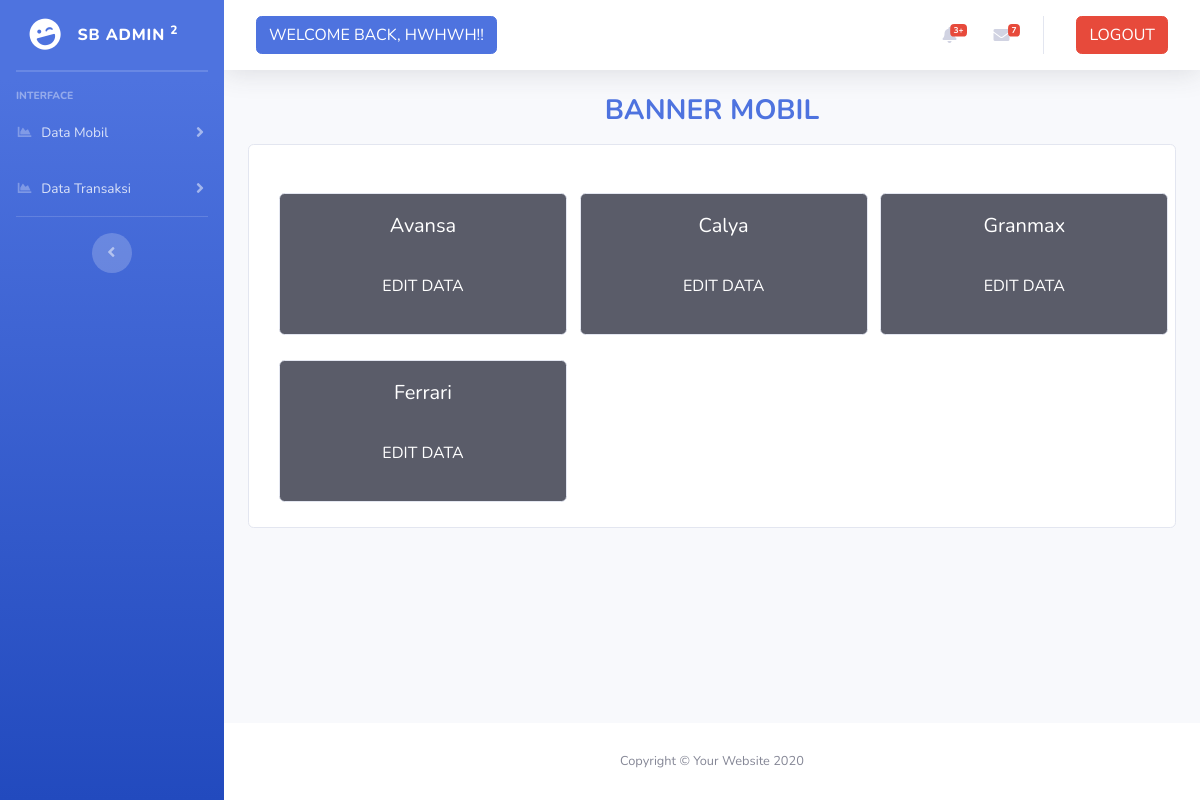
Before: /admin/banner_mobil.php (signed in) with the older database file.
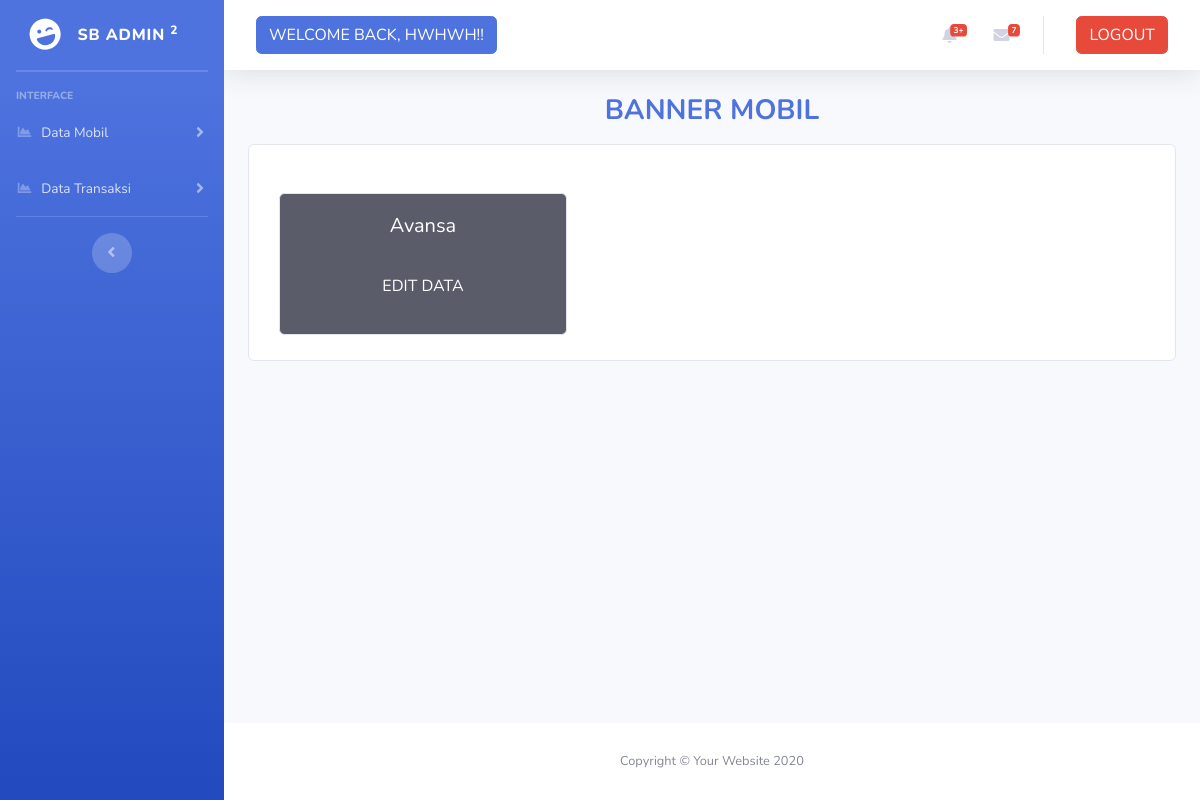
After: the same page with the newer database file.
### tables this page shows
CREATE TABLE `mobil_data` (
  `id_mobil` int(11) NOT NULL,
  `car_name` varchar(30) NOT NULL,
  `license_number` varchar(15) NOT NULL,
  `rental_price` int(11) NOT NULL,
  `type_car` varchar(15) NOT NULL,
  `status` varchar(10) NOT NULL,
  `description` text NOT NULL DEFAULT 'The Description Must Good!',
  `car_img` varchar(100) NOT NULL DEFAULT 'The char from image must bu less than 100 char!!'
);

### admin/auth.php (called while the page is built, shortened)
<?php
$connect = new mysqli('localhost', 'root', '', 'car_rent');
function query($query)
{
  global $connect;
  $result   = mysqli_query($connect, $query);
  $rows     = [];
  while ($row = mysqli_fetch_assoc($result)) {
    $rows[] = $row;
  }
  return $rows;
}

### admin/banner_mobil.php (the view, shortened to what this page needs)
<?php
  $sql = query('SELECT `id_mobil`,
                       `car_name`,
                       `description`,
                       `car_img`
                FROM `mobil_data`');
?>
<?php include 'template/header.php'; ?>
<body id="page-top">
  <div id="wrapper">
    <?php include 'template/sidebar.php'; ?>
    <div id="content-wrapper" class="d-flex flex-column">
      <div id="content">
        <?php include 'template/navbar.php'; ?>
        <div class="container">
          <div class="text-center">
            <h3 class="text-primary"><b>BANNER MOBIL</b></h3>
          </div>
        </div>
        <div class="container mt-3">
          <div class="card">
            <div class="card-body">
              <div class="row p-1">
                <?php
                  foreach ($sql as $data) {
                    $debug = implode(",", $data);
                    ?>
                      <div class="col-md-4">
                        <button style="background:transparent; border:none; color:transparent;" name="editBanner" id="editBanner" class="text-center openEditDialog pt-4" data-toggle="modal" data-target="#modal1" data-id="<?php echo $debug ?>">
                          <div class="card bg-dark text-white" style="width: 18rem;">
                            <div class="card-body">
                              <h5 class="card-title text-center"><?php echo $data['car_name']; ?></h5>
                              <p class="pt-4 text-center">EDIT DATA</p>
                            </div>
                          </div>
                        </button>
                      </div>
                    <?php
                  }
                ?>
              </div>
            </div>
          </div>
        </div>
      </div>
      <?php include 'template/footer.php'; ?>
</body>

### admin/template/header.php (shortened to what this page needs)
<!DOCTYPE html>
<html lang="en">
<head>
    <link href="html/vendor/fontawesome-free/css/all.min.css" rel="stylesheet" type="text/css">
    <link href="html/css/sb-admin-2.min.css" rel="stylesheet">
</head>

### admin/template/sidebar.php (shortened to what this page needs)
<ul class="navbar-nav bg-gradient-primary sidebar sidebar-dark accordion" id="accordionSidebar">
    <a class="sidebar-brand d-flex align-items-center justify-content-center" href="dashboard.php">
        <div class="sidebar-brand-icon rotate-n-15">
            <i class="fas fa-laugh-wink"></i>
        </div>
        <div class="sidebar-brand-text mx-3">SB Admin <sup>2</sup></div>
    </a>
    <hr class="sidebar-divider my-0">
    <hr class="sidebar-divider">
    <div class="sidebar-heading">
        Interface
    </div>
    <li class="nav-item">
        <a class="nav-link collapsed" href="#" data-toggle="collapse" data-target="#collapseOne" aria-expanded="true" aria-controls="collapseTwo">
            <i class="fas fa-fw fa-chart-area"></i>
            <span>Data Mobil</span>
        </a>
    </li>
    <li class="nav-item">
        <a class="nav-link collapsed" href="#" data-toggle="collapse" data-target="#collapseTwo" aria-expanded="true" aria-controls="collapseTwo">
            <i class="fas fa-fw fa-chart-area"></i>
            <span>Data Transaksi</span>
        </a>
    </li>
    <hr class="sidebar-divider d-none d-md-block">
    <div class="text-center d-none d-md-inline">
        <button class="rounded-circle border-0" id="sidebarToggle"></button>
    </div>
</ul>

### admin/template/navbar.php (shortened to what this page needs)
<nav class="navbar navbar-expand navbar-light bg-white topbar mb-4 static-top shadow">
    <h3 class="btn btn-primary d-none d-sm-inline-block form-inline mr-auto ml-md-3 my-2 my-md-0 mw-100">WELCOME BACK, HWHWH!!</h3>
<ul class="navbar-nav ml-auto">
    <li class="nav-item dropdown no-arrow mx-1">
        <a class="nav-link dropdown-toggle" href="#" id="alertsDropdown" role="button"
            data-toggle="dropdown" aria-haspopup="true" aria-expanded="false">
            <i class="fas fa-bell fa-fw"></i>
            <span class="badge badge-danger badge-counter">3+</span>
        </a>
    </li>
    <li class="nav-item dropdown no-arrow mx-1">
        <a class="nav-link dropdown-toggle" href="#" id="messagesDropdown" role="button"
            data-toggle="dropdown" aria-haspopup="true" aria-expanded="false">
            <i class="fas fa-envelope fa-fw"></i>
            <span class="badge badge-danger badge-counter">7</span>
        </a>
    </li>
    <form action="" method="post">
        <button type="submit" class="btn btn-danger m-3" name="logout">LOGOUT</button>
    </form>
</ul>
</nav>

### admin/template/footer.php (shortened to what this page needs)
            <footer class="sticky-footer bg-white">
                <div class="container my-auto">
                    <div class="copyright text-center my-auto">
                        <span>Copyright &copy; Your Website 2020</span>
                    </div>
                </div>
            </footer>
        </div>
    </div>
</body>
</html>

Changed rows visible on the page:
removed mobil_data: car_name "Calya"
removed mobil_data: car_name "Granmax"
removed mobil_data: car_name "Ferrari"
